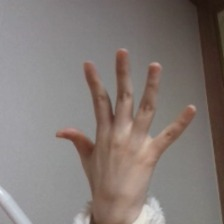
#> input picture EXPLORATION/Node 1/rock_scissor_paper/test_seona/paper/11.jpg, 224 x 224 px, given in place of pillow_practice.png, which was not available
$ jupyter execute --allow-errors '[F-16] Only_LMS_Code_Blocks.ipynb'   (shell and % lines are left out)   (text cells are left out)
#> lines starting #> are read from the running program, lines starting #| are printed output that depends on the picture; pictures that were not available may be replaced by others from this repository, and a replacement may not be noted
[cell 1]
import numpy as np
from PIL import Image

data = np.zeros([32, 32, 3], dtype=np.uint8)
image = Image.fromarray(data, 'RGB')
#> image: PIL image 32x32 RGB; every value is 0
image

[cell 2]
data[:, :] = [255, 0, 0]
image = Image.fromarray(data, 'RGB')
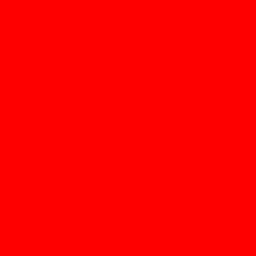
#> image: PIL image 32x32 RGB (shown 8 times larger); mean R, G, B 255, 0, 0
image

[cell 3]
#- 문제 1 -#
# [[YOUR CODE]]
data = np.zeros([128, 128, 3], dtype=np.uint8)
data[:, :] = [255, 255, 255]
image = Image.fromarray(data, 'RGB')
#> image: PIL image 128x128 RGB; every value is 255
image

[cell 4]
#- 문제 2 -#
from PIL import Image
import os

# 연습용 파일 경로
image_path = os.getenv('HOME')+'/aiffel/python_image_proc/data/pillow_practice.png'

# 이미지 열기
# [[YOUR CODE]]
image = Image.open(image_path)
#> image is the input picture: PIL image 224x224 RGB; mean R, G, B 130.9, 121.6, 117.7

# width와 height 출력
# [[YOUR CODE]]
width, height = image.size
#> width = 224; height = 224
print(width, height)
#| 224 224

# JPG 파일 형식으로 저장해보기
# [[YOUR CODE]]
image_save_path = image_path.split('.')[0] + '.jpg'
image = image.convert('RGB')  # jpg 파일은 투명도를 표현할 수 없음!
image.save(image_save_path)

[cell 5]
#- 문제 3 -#
# [[YOUR CODE]]
image = Image.open(image_path)
image_resize = image.resize((100, 200))
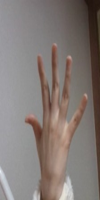
#> image_resize: PIL image 100x200 RGB; mean R, G, B 130.9, 121.6, 117.7

image_save_path = image_path.replace('pillow_practice', 'pillow_practice_resize')
image_resize.save(image_save_path)

[cell 6]
#- 문제 4 -#
# [[YOUR CODE]]
image = Image.open(image_path)
image_crop = image.crop((300, 100, 600, 400))
#> image_crop: PIL image 300x300 RGB; every value is 0

image_save_path = image_path.replace('pillow_practice', 'pillow_practice_crop')
image_crop.save(image_save_path)

[cell 7]
import os
import pickle
from PIL import Image

dir_path = os.getenv('HOME')+'/aiffel/python_image_proc/data/cifar-100-python'
train_file_path = os.path.join(dir_path, 'train')

#> (the rest of this cell did not finish here and is left out)

#> (a cell that did not finish here is left out)

#> (a cell that did not finish here is left out)

#> (a cell that did not finish here is left out)

#> (a cell that did not finish here is left out)

#> (a cell that did not finish here is left out)

#> (a cell that did not finish here is left out)

#> (a cell that did not finish here is left out)

#> (a cell that did not finish here is left out)

[cell 16]
import os
import cv2 as cv
import numpy as np
from  matplotlib import pyplot as plt

img_path = os.getenv('HOME')+'/aiffel/python_image_proc/data/cv_practice.png'
img = cv.imread(img_path)
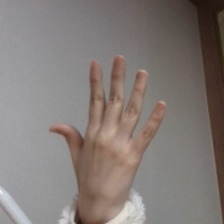
#> input picture EXPLORATION/Node 1/rock_scissor_paper/test_seona/paper/112.jpg, 224 x 224 px, given in place of cv_practice.png, which was not available
#> img is the input picture: shape (224, 224, 3); mean B, G, R 119, 122.7, 131.2

# Convert BGR to HSV
hsv = cv.cvtColor(img, cv.COLOR_BGR2HSV)
#> hsv: shape (224, 224, 3); mean H, S, V 46.5, 30.7, 131.7

# define range of blue color in HSV
lower_blue = np.array([100,100,100])
upper_blue = np.array([130,255,255])

# Threshold the HSV image to get only blue colors
mask = cv.inRange(hsv, lower_blue, upper_blue)
#> mask: shape (224, 224); every value is 0

# Bitwise-AND mask and original image
res = cv.bitwise_and(img, img, mask=mask)
#> res: shape (224, 224, 3); every value is 0

plt.imshow(cv.cvtColor(img, cv.COLOR_BGR2RGB))
plt.show()
plt.imshow(cv.cvtColor(mask, cv.COLOR_BGR2RGB))
plt.show()
plt.imshow(cv.cvtColor(res, cv.COLOR_BGR2RGB))
plt.show()

[cell 17]
import os
import pickle
import cv2
import numpy as np
from matplotlib import pyplot as plt
from tqdm import tqdm
from PIL import Image

# 전처리 시 생성했던 디렉토리 구조
dir_path = os.getenv('HOME')+'/aiffel/python_image_proc/'
train_file_path = os.path.join(dir_path, 'train')
images_dir_path = os.path.join(dir_path, 'cifar-images')

[cell 18]
# 파일명을 인자로 받아 해당 이미지 파일과 히스토그램을 출력해 주는 함수
def draw_color_histogram_from_image(file_name):
#> called with file_name = 'adriatic_s_001807.png'
    image_path = os.path.join(images_dir_path, file_name)
    # 이미지 열기
    img = Image.open(image_path)
    cv_image = cv2.imread(image_path)

    # Image와 Histogram 그려보기
    f=plt.figure(figsize=(10,3))
    im1 = f.add_subplot(1,2,1)
    im1.imshow(img)
    im1.set_title("Image")

    im2 = f.add_subplot(1,2,2)
    color = ('b','g','r')
    for i,col in enumerate(color):
        # image에서 i번째 채널의 히스토그램을 뽑아서(0:blue, 1:green, 2:red)
        histr = cv2.calcHist([cv_image],[i],None,[256],[0,256])
        im2.plot(histr,color = col)   # 그래프를 그릴 때 채널 색상과 맞춰서 그립니다.
    im2.set_title("Histogram")

[cell 19]
draw_color_histogram_from_image('adriatic_s_001807.png')
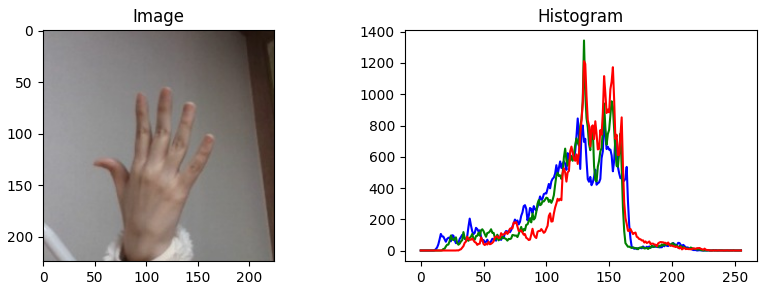
#> figure drawn by matplotlib, 2 panels; panel 2: curve peaks at x = 125, y = 845; panel 2: curve peaks at x = 130, y = 1344; panel 2: curve peaks at x = 130, y = 1212

[cell 20]
def get_histogram(image):
    histogram = []

    # Create histograms per channels, in 4 bins each.
    for i in range(3):
        # [[YOUR CODE]]
        hist = cv2.calcHist([image],[i],None,[4],[0,256])
        histogram.append(hist)
#> this loop made 3 passes
#> hist on passes 1 to 3: [4974, 22285, 22185, 732], [3886, 20107, 25503, 680], [1749, 16755, 30952, 720]
#> after the loop, histogram = [[4974, 22285, 22185, 732], [3886, 20107, 25503, 680], [1749, 16755, 30952, 720]]

    histogram = np.concatenate(histogram)
#> histogram = [4974, 22285, 22185, 732, 3886, 20107, 25503, 680, 1749, 16755, 30952, 720]
    histogram = cv2.normalize(histogram, histogram)
#> histogram = [0.0862, 0.386, 0.385, 0.0127, 0.0674, 0.349, 0.442, 0.0118, 0.0303, 0.29, 0.537, 0.0125]

    return histogram

#> (a cell that did not finish here is left out)

[cell 22]
import os
import pickle
import cv2
import numpy as np
from matplotlib import pyplot as plt
from tqdm import tqdm

def build_histogram_db():
    histogram_db = {}

    #디렉토리에 모아 둔 이미지 파일들을 전부 리스트업합니다.
    path = images_dir_path
    file_list = os.listdir(images_dir_path)

    # [[YOUR CODE]]
    for file in tqdm(file_list):
        img_path = os.path.join(path, file)
        img = cv2.imread(img_path)  # CIFAR-100 이미지 불러오기

        hist = get_histogram(img)  # CIFAR-100 이미지를 히스토그램으로 만듦
#> hist has the same summary as histogram in get_histogram

        histogram_db[file] = hist  # key: 이미지 이름, value: 히스토그램


    return histogram_db

[cell 23]
histogram_db = build_histogram_db()
#> histogram_db = {'11.jpg': [0.0862, 0.386, 0.385, 0.0127, 0.0674, 0.349, 0.442, 0.0118, 0.0303, 0.29, 0.537, 0.0125]}
#> (the rest of this cell did not finish here and is left out)

[cell 24]
def get_target_histogram():
    filename = input("이미지 파일명을 입력하세요: ")
#> the answer given: ../../EXPLORATION/Node 1/rock_scissor_paper/test_seona/paper/11.jpg
    if filename not in histogram_db:
        print('유효하지 않은 이미지 파일명입니다.')
        return None
    return histogram_db[filename]

[cell 25]
target_histogram = get_target_histogram()
target_histogram

[cell 26]
def search(histogram_db, target_histogram, top_k=5):
#> called with top_k = 5
    results = {}

    # Calculate similarity distance by comparing histograms.
    # [[YOUR CODE]]
    for file, hist in tqdm(histogram_db.items()):
        ret = cv2.compareHist(target_histogram, hist, cv2.HISTCMP_CORREL)  # 입력 이미지와 검색 대상 이미지의 히스토그램 간 유사도 계산
        results[file] = ret  # key: 이미지 이름, value: 유사도
#> this loop made 1 pass
#> file on pass 1: '11.jpg'
#> after the loop, results = 0 items
#> the answer given: ../../EXPLORATION/Node 1/rock_scissor_paper/test_seona/paper/112.jpg

    sorted_results = sorted(results.items(), key = lambda item: item[1])  # 유사도를 기준으로 정렬 # type: list
    results = dict(sorted_results[:top_k])  # 유사도 순서상 상위 5개 이미지만 남김

    return results
